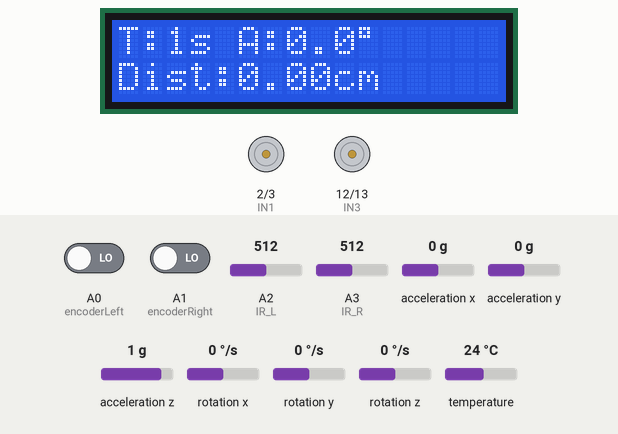
A sketch run on a simulated Arduino Uno, built with avr-gcc and run on an emulated ATmega328P. On the bench: 16×2 character LCD, motor-driver pin pairs drawn as motors (green arrow = first pin HIGH = forward, orange = second pin HIGH = backward, longer = more drive, scaled by the enable pin). The test bench sets the inputs (shaded band); at power-on: acceleration x 0 g, acceleration y 0 g, acceleration z 1 g, A0 (encoderLeft) LOW, A1 (encoderRight) LOW, A2 (IR_L) = 512, A3 (IR_R) = 512, rotation x 0 °/s, rotation y 0 °/s, rotation z 0 °/s, temperature 24 °C. What the sketch prints to the serial monitor is not drawn.

Above: at 4.5 s.
4.6 s: acceleration x set to -1.4 g
At 6.1 s:
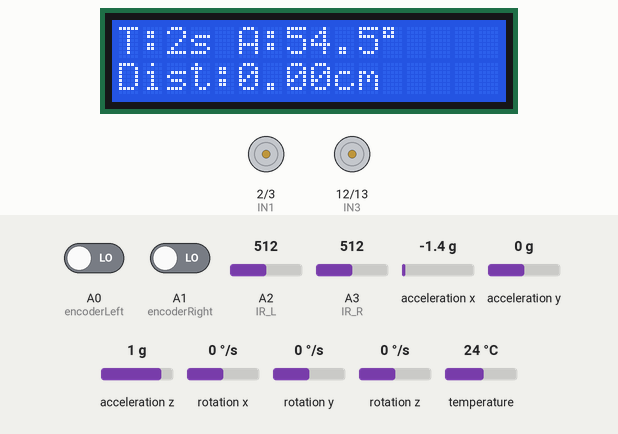
6.4 s: acceleration x set to 0 g
At 8.1 s:
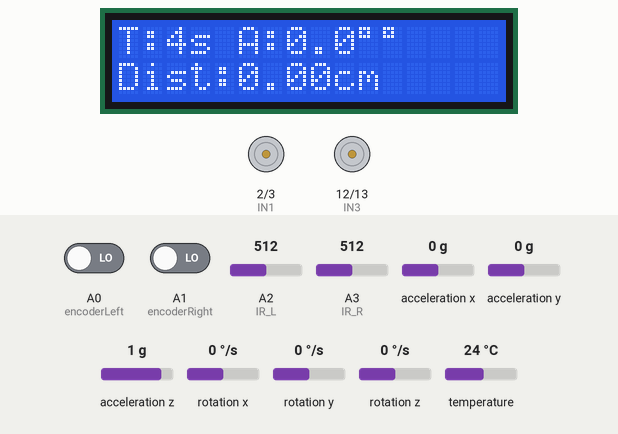
9.4 s: acceleration x set to -0.8 g
At 11.0 s:
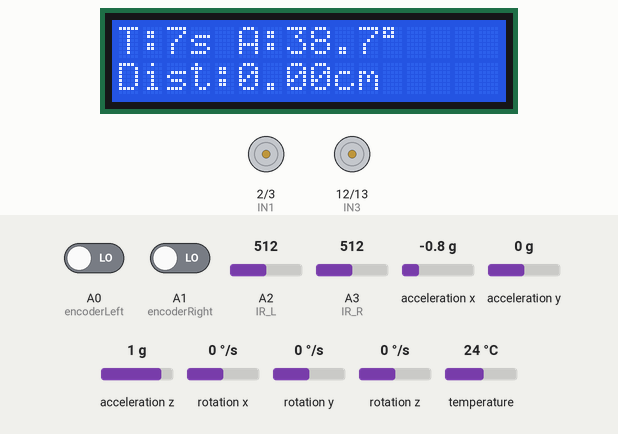
11.2 s: acceleration y set to -1.4 g
At 12.1 s:
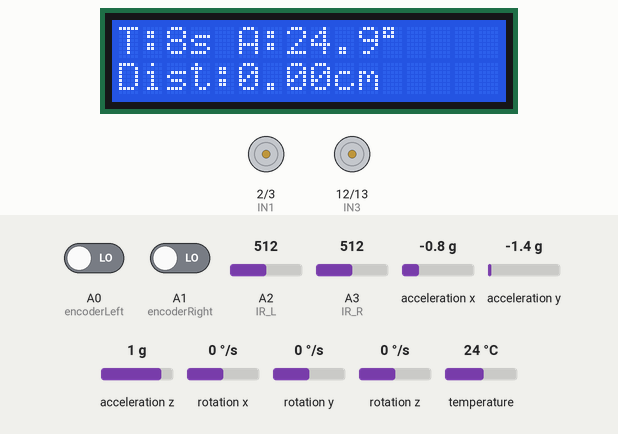
13.0 s: acceleration z set to -1.4 g
At 17.49 s:
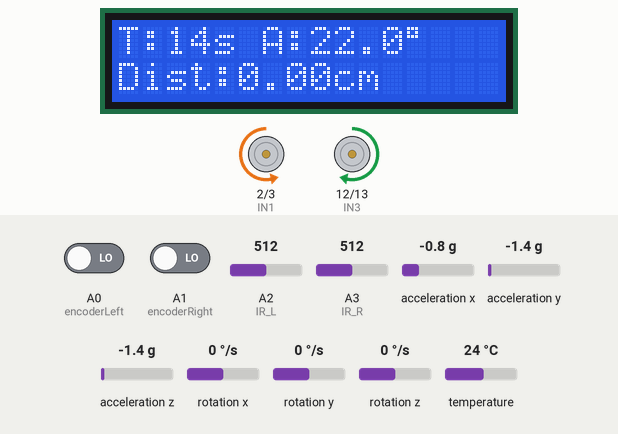
17.6 s: acceleration x set to 0.1 g
At 26.1 s:
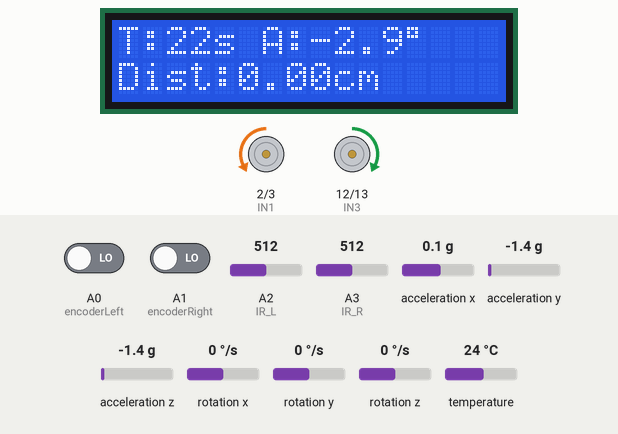
Timing chart, 0 to 27.6 s (numbered marks = the images above; inputs shaded):
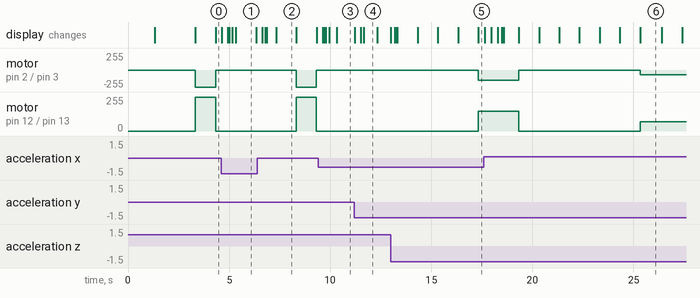

The sketch:

sketch_dec6a.ino
```cpp
#include <LiquidCrystal.h>
#include <Adafruit_MPU6050.h>
#include <Adafruit_Sensor.h>
#include <Wire.h>
#include <Math.h>

// LCD setup
LiquidCrystal lcd(8, 9, 4, 5, 6, 7);
// Create an instance of the MPU6050 class
Adafruit_MPU6050 mpu;

// Motor control pins
int enA = 10;
int enB = 11;
int IN1 = 2;
int IN2 = 3;
int IN3 = 12;
int IN4 = 13;

float yawAngle = 0;      // Global variable for yaw angle
unsigned long lastTime;  // Global variable for timing


// Encoder pins
int encoderLeft = A0;  // Left encoder
int encoderRight = A1; // Right encoder

// IR sensor pins
int IR_L = A2; // Left IR sensor
int IR_R = A3; // Right IR sensor

// Wheel and encoder parameters
const float wheelDiameter = 6.0;  // Wheel diameter in cm
const int encoderPPR = 20;        // Encoder pulses per revolution
const float distancePerPulse = (((3.14159 * wheelDiameter) / encoderPPR)*2); // Distance per pulse in cm

// Distance variables
int EncoderLsig = 0; // Steps for left encoder
int EncoderLsig_old = 0; // Steps for right encoder
int EncoderRsig = 0; // Steps for left encoder
int EncoderRsig_old = 0; // Steps for right encoder
float steps1 = 0;     // Total distance for left encoder
float steps2 = 0;     // Total distance for right encoder
float distance1 = 0;     // Total distance for left encoder
float distance2 = 0;     // Total distance for right encoder
float totalDistance = 0; // Total distance (left + right)
float showDistance=0;
int stppedGrpNum = 0;

// Calibration and smoothing variables
float pitchOffset = 0;
float smoothedPitch = 0;
float alpha = 0.9; // Smoothing factor (0 < alpha < 1)

// Timing variables
unsigned long startTime = 0;      // Tracks when the program started
bool measurementStarted = false;  // Tracks whether distance measurement has started

// Function to calculate the pitch offset during calibration
float calculatePitchOffset() {
  float totalPitch = 0;
  int samples = 100; // Number of readings for averaging

  for (int i = 0; i < samples; i++) {
    sensors_event_t accel, gyro, temp;
    mpu.getEvent(&accel, &gyro, &temp);

    float pitch = atan2(-accel.acceleration.x,
                        sqrt(accel.acceleration.y * accel.acceleration.y +
                             accel.acceleration.z * accel.acceleration.z)) * 180 / PI;
    totalPitch += pitch;
    delay(10); // Small delay between readings
  }

  return totalPitch / samples; // Return the average pitch as the offset
}

// Initialization function
// Function prototypes
void moveForward();
void stopMotors();
void followline(int speed);
void turn360();
void encoderLeftISR();
void encoderRightISR();

void setup() {
  // Initialize LCD
  lcd.begin(16, 2); // Set up the LCD with 16 columns and 2 rows
  lcd.print("START");

  // Serial monitor for debugging
  Serial.begin(9600);

  // Motor pin setup
  pinMode(IN1, OUTPUT);
  pinMode(IN2, OUTPUT);
  pinMode(IN3, OUTPUT);
  pinMode(IN4, OUTPUT);
  pinMode(enA, OUTPUT);
  pinMode(enB, OUTPUT);

  // Encoder pin setup
  pinMode(encoderLeft, INPUT);
  pinMode(encoderRight, INPUT);

  // IR sensor pin setup
  pinMode(IR_L, INPUT);
  pinMode(IR_R, INPUT);

  // Ensure motors are off initially
  analogWrite(enA, 0);
  analogWrite(enB, 0);
  digitalWrite(IN1, LOW);
  digitalWrite(IN2, LOW);
  digitalWrite(IN3, LOW);
  digitalWrite(IN4, LOW);

  // Initialize MPU6050 sensor
  if (!mpu.begin()) {
    lcd.clear();
    lcd.print("MPU6050 Error");
    while (1) delay(10); // Stay in error state
  }

  // Calibrate pitch offset
  lcd.clear();
  lcd.print("Calibrating...");
  pitchOffset = calculatePitchOffset();
  lcd.clear();
  lcd.print("Offset: ");
  lcd.print(pitchOffset, 1); // Display offset
  delay(2000); // Pause for display
  lcd.clear();

  // Record the start time
  startTime = millis();

  //attachInterrupt(digitalPinToInterrupt(encoderLeft), encoderLeftISR, RISING);
  //attachInterrupt(digitalPinToInterrupt(encoderRight), encoderRightISR, RISING);
}

void loop() {
  // Get MPU6050 sensor events (acceleration, gyroscope, and temperature)
  sensors_event_t accel, gyro, temp;
  mpu.getEvent(&accel, &gyro, &temp);
  int speed;

  // Calculate elapsed time in seconds since the program started
  unsigned long currentTime = (millis() - startTime) / 1000;

  // Calculate pitch (angle)
  float pitch = atan2(-accel.acceleration.x,
                      sqrt(accel.acceleration.y * accel.acceleration.y + accel.acceleration.z * accel.acceleration.z)) * 180 / PI;
  pitch -= pitchOffset; // Apply offset correction

  // Apply smoothing to pitch angle
  smoothedPitch = alpha * smoothedPitch + (1 - alpha) * pitch;

  //totalDistance = distance1 + distance2; // Sum left and right distances

  // Actions based on time
  if (currentTime >= 0 && currentTime <= 0.5) {
    //followline(200);
    moveForward();

/*} else if (currentTime > 1 && currentTime <= 1.5) {
    moveForward();*/

  } else if (currentTime > 0.5 && currentTime <= 4.5) { //ok
    stopMotors();

  }  else if (currentTime > 4.5 && currentTime <= 5) { //ok
    moveForward();

  } else if (currentTime > 5 && currentTime <= 9) {//ok
    stopMotors();

  } else if (currentTime > 9 && currentTime < 10) { // ok
    turn360();

  } else if (currentTime >= 10 && currentTime <= 13) {
    stopMotors();

  } else if (currentTime > 13 && currentTime <= 14) {
    //moveForward();
    followline(150);

  } else if (currentTime > 15 && currentTime < 20) {
    stopMotors();

  } else if (currentTime >= 22 && !measurementStarted) {
    measurementStarted = true;
    steps1 = 0; // Reset encoder steps
    steps2 = 0;
    distance1 = 0.0;
    distance2 = 0.0;

  }

  if (measurementStarted) {
    // Update distance only if steps change


      if (digitalRead(encoderLeft)) {
    steps1++;
    while (digitalRead(encoderLeft)); // Avoid duplicate counts
  }

  if (digitalRead(encoderRight)) {
    steps2++;
    while (digitalRead(encoderRight)); // Avoid duplicate counts
  }

  // Calculate distances
  distance1 = steps1 * distancePerPulse;
  distance2 = steps2 * distancePerPulse;
  totalDistance = (distance1 + distance2) / 2;

    if ((fabs(totalDistance - 70) < 2 )&& stppedGrpNum == 0 ){
      stppedGrpNum = 1;
      stopMotors();
      delay(3000);
    }

    // Debug print distances
    Serial.print("Distance1: ");
    Serial.print(distance1);
    Serial.print(" Distance2: ");
    Serial.println(distance2);
    followline(70);

  }


  // Display on LCD
  lcd.setCursor(0, 0);
  lcd.print("T:");
  lcd.print(currentTime);
  lcd.print("s "); // Append "s" for seconds
  lcd.print("A:");
  lcd.print(smoothedPitch, 1); // Show angle with 1 decimal place
  lcd.print((char)223); // Degree symbol

  lcd.setCursor(0, 1);
  lcd.print("Dist:");
  lcd.print(totalDistance, 2); // Display with 2 decimal places
  lcd.print("cm   "); // Add spaces to overwrite previous text
  }


void turn360() {
yawAngle = 0; // Reset yaw angle
  lastTime = millis(); // Initialize time

  // Start the motor for turning
  analogWrite(enA, 255);
  analogWrite(enB, 255);
  digitalWrite(IN1, LOW);
  digitalWrite(IN2, HIGH);
  digitalWrite(IN3, LOW);
  digitalWrite(IN4, HIGH);

  while (fabs(yawAngle) < 360) { // Keep turning until yaw angle is 360 degrees
    sensors_event_t accel, gyro, temp;
    mpu.getEvent(&accel, &gyro, &temp);

    // Get angular velocity (z-axis)
    float angularVelocity = gyro.gyro.z * 180 / PI; // Convert rad/s to degrees/s

    // Calculate delta time (in seconds)
    unsigned long currentTime = millis();
    float deltaTime = (currentTime - lastTime) / 1000.0;
    lastTime = currentTime;

    // Update yaw angle
    yawAngle += angularVelocity * deltaTime;

    // Debugging: Print yaw angle
    Serial.print("Yaw Angle: ");
    Serial.println(yawAngle);
  }
  }

 void moveForward() {
  analogWrite(enA, 255);
  analogWrite(enB, 255);
  digitalWrite(IN1, LOW);
  digitalWrite(IN2, HIGH);
  digitalWrite(IN3, HIGH);
  digitalWrite(IN4, LOW);
}

 void stopMotors() {
  digitalWrite(IN1, LOW);
  digitalWrite(IN2, LOW);
  digitalWrite(IN3, LOW);
  digitalWrite(IN4, LOW);
  analogWrite(enA, 0);
  analogWrite(enB, 0);
}

 void followline(int speed) {
  int Right = analogRead(IR_L); // Read the value from left IR sensor
  int Left = analogRead(IR_R);  // Read the value from right IR sensor

  Serial.print("Right IR: ");
  Serial.print(Right);
  Serial.print(" Left IR: ");
  Serial.println(Left);

  if ((Right > 100) && (Left > 50)) { // Move straight
    analogWrite(enA, speed);
    analogWrite(enB, speed);
    digitalWrite(IN1, LOW);
    digitalWrite(IN2, HIGH);
    digitalWrite(IN3, HIGH);
    digitalWrite(IN4, LOW);


  } else if ((Right < 100) && (Left > 50)) { // Turn right
    digitalWrite(IN1, LOW);
    digitalWrite(IN2, HIGH);
    digitalWrite(IN3, LOW);
    digitalWrite(IN4, HIGH);
    analogWrite(enA, 255);
    analogWrite(enB, 255);
    delay(50);

  } else if ((Right > 100) && (Left < 50)) { // Turn left
    digitalWrite(IN1, HIGH);
    digitalWrite(IN2, LOW);
    digitalWrite(IN3, HIGH);
    digitalWrite(IN4, LOW);
    analogWrite(enA, 255);
    analogWrite(enB, 255);
    delay(50);
  }
    else if ((Right < 100) && (Left < 50)) {
    digitalWrite(IN1, LOW);
    digitalWrite(IN2, LOW);
    digitalWrite(IN3, LOW);
    digitalWrite(IN4, LOW);
    analogWrite(enA, 0);
    analogWrite(enB, 0);
  }
}
// Example ISR for encoder
 void encoderLeftISR() {
  EncoderLsig++;
}

 void encoderRightISR() {
  EncoderRsig++;
}
```

Measured:
- after the input at 6.4 s, the display: first changes after 0.23 s (image 2 shows a later state)
- after the input at 9.4 s, the display: first changes after 0.23 s (image 3 shows a later state)
- what the display in image 1 shows lasts 1.0 s, from 5.3 s to 6.3 s
